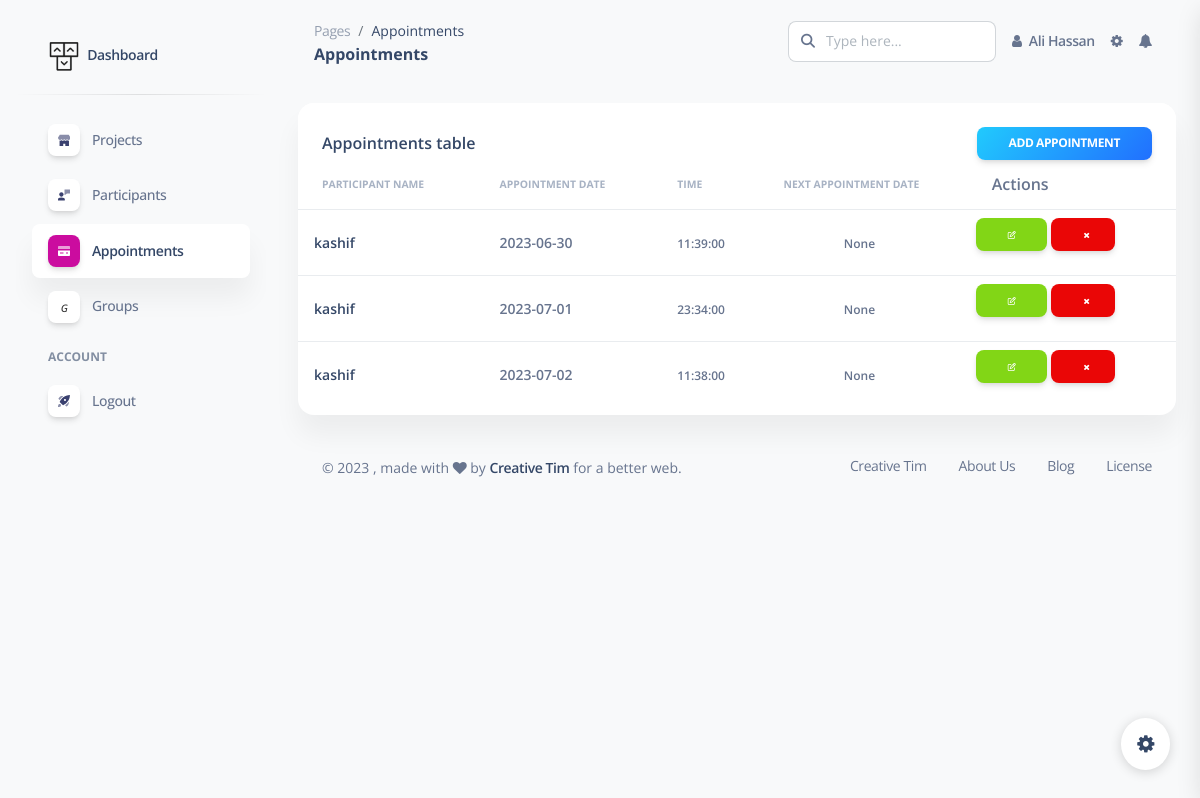
The page /appointments (signed in) on the database its author committed.
### models.py (models this page shows, shortened)
class User(db.Model):
    id = db.Column(db.Integer, primary_key=True)
    username = db.Column(db.String(50), unique=False, nullable=False)
    email = db.Column(db.String(100), unique=True, nullable=False)
    password = db.Column(db.String(100), nullable=False)
    created_at = db.Column(db.DateTime, default=datetime.utcnow)

class Appointment(db.Model):
    id = db.Column(db.Integer, primary_key=True)
    appointment_date = db.Column(db.Date, nullable=False)
    appointment_time = db.Column(db.Time, nullable=False)
    next_appointment_date = db.Column(db.DateTime, nullable=True)
    next_appointment_interval = db.Column(db.Integer, nullable=True)  # Number of days or months
    participant_id = db.Column(db.Integer, db.ForeignKey('participant.id'))
    participant = db.relationship('Participant', backref=db.backref('appointments', lazy=True))

class Participant(db.Model):
    id = db.Column(db.Integer, primary_key=True)
    name = db.Column(db.String(100), nullable=False)
    address = db.Column(db.String(200), nullable=True)
    phone = db.Column(db.String(15), nullable=True)
    email = db.Column(db.String(100), nullable=True)
    pid = db.Column(db.String(50), nullable=True)
    created_at = db.Column(db.DateTime, default=datetime.utcnow)
    project_id = db.Column(db.Integer, db.ForeignKey('project.id'))
    project = db.relationship('Project', backref=db.backref('participants', lazy=True))
    nk_name = db.Column(db.String(100), nullable=True)
    nk_address = db.Column(db.String(200), nullable=True)
    nk_phone = db.Column(db.String(15), nullable=True)
    nk_email = db.Column(db.String(100), nullable=True)

### app.py (the view)
@app.route("/appointments", methods=["POST", "GET"])
def appointments():
    if session["is_logged_in"] == True:
        email = session["email"]
        user = User.query.filter_by(email=email).first()
        projects = Project.query.filter_by(user=user)
        participants = Participant.query.join(Participant.project).filter(Project.user == user).all()
        appointments = []
        for project in user.assigned_projects:
            for participant in project.participants:
                appointments.extend(Appointment.query.filter_by(participant=participant).order_by(Appointment.appointment_date.asc()))
        return render_template("all_appointment.html", appointments=appointments, participants=participants,
                               page_title='Appointments', user=user)
    return redirect(url_for("index"))

### templates/all_appointment.html (shortened to what this page needs)
{% extends "base.html" %}
{% block main %}
    <div class="row">
        <div class="col-12">
            <div class="card mb-4">
                <div class="card-header pb-0">
                    <div class="d-flex justify-content-between align-items-center">
                        <h6 class="m-0">{{ page_title }} table </h6>
                        <a type="submit" class="btn btn-sm bg-gradient-info mb-0 addappiontment" data-toggle="modal"
                           data-target="#addappiontment"
                          >Add Appointment</a>
                    </div>
                </div>
                <div class="card-body px-0 pt-0 pb-2">
                    <div class="table-responsive p-0">
                        <table class="table align-items-center justify-content-center mb-0">
                            <thead>
                            <tr>
                                <th class="text-uppercase text-secondary text-xxs font-weight-bolder opacity-7">
                                    Participant Name
                                </th>
                                <th class="text-uppercase text-secondary text-xxs font-weight-bolder opacity-7 ps-2">
                                    Appointment Date
                                </th>
                                <th class="text-uppercase text-secondary text-xxs font-weight-bolder opacity-7 ps-2">
                                    Time
                                </th>
                                <th class="text-uppercase text-secondary text-xxs font-weight-bolder text-center opacity-7 ps-2">
                                    Next Appointment Date
                                </th>
                                <th>Actions</th>
                            </tr>
                            </thead>
                            <tbody>
                            {% for ap in appointments %}
                                <tr>
                                    <td>
                                        <div class="d-flex px-2">
                                            <div class="my-auto">
                                                <h6 class="mb-0 text-sm">{{ ap.participant.name }}</h6>
                                            </div>
                                        </div>
                                    </td>
                                    <td>
                                        <p class="text-sm font-weight-bold mb-0">{{ ap.appointment_date }}</p>
                                    </td>
                                    <td>
                                        <span class="text-xs font-weight-bold">{{ ap.appointment_time }}</span>
                                    </td>
                                    <td class="align-middle text-center">
                                        <span class="text-xs font-weight-bold">{{ ap.next_appointment_date }}</span>
                                    </td>
                                    <td class="align-middle">
                                        <a type="button" rel="tooltip" title="Edit Appointment"
                                           name1="{{ ap.participant.name }}"
                                           date="{{ ap.appointment_date }}" time="{{ ap.appointment_time }}"
                                           next_date="{{ ap.next_appointment_date }}"
                                           pid="{{ ap.participant.id }}"
                                           id="{{ ap.id }}"
                                           class="btn btn-sm  btn-success btn-simple editappiontment"
                                           data-toggle="modal"
                                           data-target="#editModal">
                                            <i class="fa fa-edit"></i>
                                        </a>
                                        <a href="{{ url_for('delete_appointment',id=ap.id ,pid=ap.participant.id) }}?admin=admin"
                                           rel="tooltip"
                                           title="Remove"
                                           class="btn btn-sm  btn-danger w-5 ">
                                            <i class="fa fa-times"></i>
                                        </a>
                                    </td>
                                </tr>
                            {% endfor %}
                            </tbody>
                        </table>
                    </div>
                </div>
            </div>
        </div>
    </div>
{% endblock %}

### templates/base.html (shortened to what this page needs)
<!DOCTYPE html>
<html lang="en">
<head>
    <link href="{{ url_for('static', filename='css/nucleo-icons.css') }}" rel="stylesheet"/>
    <link href="{{ url_for('static', filename='css/nucleo-svg.css') }}" rel="stylesheet"/>
    <link href="{{ url_for('static', filename='css/nucleo-svg.css') }}" rel="stylesheet"/>
    <link id="pagestyle" href="{{ url_for('static', filename='css/soft-ui-dashboard.css') }}" rel="stylesheet"/>
    <link rel="stylesheet" href="https://cdnjs.cloudflare.com/ajax/libs/font-awesome/4.7.0/css/font-awesome.min.css">
</head>
<body class="g-sidenav-show  bg-gray-100">
{% include 'sidebar.html' %}
<main class="main-content position-relative max-height-vh-100 h-100 mt-1 border-radius-lg ">
    <nav class="navbar navbar-main navbar-expand-lg px-0 mx-4 shadow-none border-radius-xl" id="navbarBlur"
         navbar-scroll="true">
        <div class="container-fluid py-1 px-3">
            <nav aria-label="breadcrumb">
                <ol class="breadcrumb bg-transparent mb-0 pb-0 pt-1 px-0 me-sm-6 me-5">
                    <li class="breadcrumb-item text-sm"><a class="opacity-5 text-dark" href="javascript:;">Pages</a>
                    </li>
                    <li class="breadcrumb-item text-sm text-dark active" aria-current="page">{{ page_title }}</li>
                </ol>
                <h6 class="font-weight-bolder mb-0">{{ page_title }}</h6>
            </nav>
            <div class="collapse navbar-collapse mt-sm-0 mt-2 me-md-0 me-sm-4" id="navbar">
                <div class="ms-md-auto pe-md-3 d-flex align-items-center">
                    <div class="input-group">
                            <span class="input-group-text text-body"><i class="fas fa-search"
                                                                        aria-hidden="true"></i></span>
                        <input type="text" class="form-control" placeholder="Type here...">
                    </div>
                </div>
                <ul class="navbar-nav  justify-content-end">
                    <li class="nav-item d-flex align-items-center">
                        <a href="javascript:;" class="nav-link text-body font-weight-bold px-0">
                            <i class="fa fa-user me-sm-1"></i>
                            <span class="d-sm-inline d-none">{{ user.username }}</span>
                        </a>
                    </li>
                    <li class="nav-item px-3 d-flex align-items-center">
                        <a href="javascript:;" class="nav-link text-body p-0">
                            <i class="fa fa-cog fixed-plugin-button-nav cursor-pointer"></i>
                        </a>
                    </li>
                    <li class="nav-item dropdown pe-2 d-flex align-items-center">
                        <a href="javascript:;" class="nav-link text-body p-0" id="dropdownMenuButton"
                           data-bs-toggle="dropdown" aria-expanded="false">
                            <i class="fa fa-bell cursor-pointer"></i>
                        </a>
                    </li>
                </ul>
            </div>
        </div>
    </nav>
    <div class="container-fluid py-4">
        {% block main %}
        {% endblock %}
        <footer class="footer pt-3  ">
            <div class="container-fluid">
                <div class="row align-items-center justify-content-lg-between">
                    <div class="col-lg-6 mb-lg-0 mb-4">
                        <div class="copyright text-center text-sm text-muted text-lg-start">
                            ©
                            ,
                            made with <i class="fa fa-heart"></i> by
                            <a href="https://www.creative-tim.com" class="font-weight-bold" target="_blank">Creative
                                Tim</a>
                            for a better web.
                        </div>
                    </div>
                    <div class="col-lg-6">
                        <ul class="nav nav-footer justify-content-center justify-content-lg-end">
                            <li class="nav-item">
                                <a href="https://www.creative-tim.com" class="nav-link text-muted" target="_blank">Creative
                                    Tim</a>
                            </li>
                            <li class="nav-item">
                                <a href="https://www.creative-tim.com/presentation" class="nav-link text-muted"
                                   target="_blank">About Us</a>
                            </li>
                            <li class="nav-item">
                                <a href="https://creative-tim.com/blog" class="nav-link text-muted"
                                   target="_blank">Blog</a>
                            </li>
                            <li class="nav-item">
                                <a href="https://www.creative-tim.com/license" class="nav-link pe-0 text-muted"
                                   target="_blank">License</a>
                            </li>
                        </ul>
                    </div>
                </div>
            </div>
        </footer>
    </div>
</main>
<div class="fixed-plugin">
    <a class="fixed-plugin-button text-dark position-fixed px-3 py-2">
        <i class="fa fa-cog py-2"> </i>
    </a>
</div>
</body>
</html>

### templates/sidebar.html (shortened to what this page needs)
<aside class="sidenav navbar navbar-vertical navbar-expand-xs border-0 border-radius-xl my-3 fixed-start ms-3 "
       id="sidenav-main">
    <div class="sidenav-header">
        <a class="navbar-brand m-0" href="/"
           target="_blank">
            <img src="{{ url_for('static', filename='img/logo-ct.png') }}" class="navbar-brand-img h-100"
                 alt="main_logo">
            <span class="ms-1 font-weight-bold">Dashboard</span>
        </a>
    </div>
    <hr class="horizontal dark mt-0">
    <div class="collapse navbar-collapse  w-auto  max-height-vh-100 h-100" id="sidenav-collapse-main">
        <ul class="navbar-nav">
            <li class="nav-item">
                <a class="nav-link  {% if page_title =='Projects' %} active {% endif %}" href="{{ url_for('index') }}">
                    <div class="icon icon-shape icon-sm shadow border-radius-md bg-white text-center me-2 d-flex align-items-center justify-content-center">
                    </div>
                    <span class="nav-link-text ms-1">Projects</span>
                </a>
            </li>
            <li class="nav-item">
                <a class="nav-link  {% if page_title =='Participants' %} active {% endif %}" href="/participants">
                    <div class="icon icon-shape icon-sm shadow border-radius-md bg-white text-center me-2 d-flex align-items-center justify-content-center">
                    </div>
                    <span class="nav-link-text ms-1">Participants</span>
                </a>
            </li>
            <li class="nav-item">
                <a class="nav-link  {% if page_title =='Appointments' %} active {% endif %}" href="/appointments">
                    <div class="icon icon-shape icon-sm shadow border-radius-md bg-white text-center me-2 d-flex align-items-center justify-content-center">
                    </div>
                    <span class="nav-link-text ms-1">Appointments</span>
                </a>
            </li>
            <li class="nav-item">
                <a class="nav-link  {% if page_title =='Groups' %} active {% endif %}" href="/groups">
                    <div class="icon icon-shape icon-sm shadow border-radius-md bg-white text-center me-2 d-flex align-items-center justify-content-center">
                       <i style="color: black">G</i>
                    </div>
                    <span class="nav-link-text ms-1">Groups</span>
                </a>
            </li>
            <li class="nav-item mt-3">
                <h6 class="ps-4 ms-2 text-uppercase text-xs font-weight-bolder opacity-6">Account</h6>
            </li>
            <li class="nav-item">
                <a class="nav-link  " href="/logout">
                    <div class="icon icon-shape icon-sm shadow border-radius-md bg-white text-center me-2 d-flex align-items-center justify-content-center">
                    </div>
                    <span class="nav-link-text ms-1">Logout</span>
                </a>
            </li>
        </ul>
    </div>
</aside>

### static/css/nucleo-svg.css (style rules this page uses)
.icon { display: inline-block; color: #111111; height: 1em; width: 1em; }
.icon-sm { height: 0.8em; width: 0.8em; }
.icon { fill: currentColor; stroke: none; }

### templates/base.html (style rules this page uses)
.dropdown { position: relative; display: inline-block; }

### rows shown on the page
User: username "Ali Hassan"
Appointment: participant.name "kashif", appointment_date "2023-06-30", appointment_time "11:39:00", next_appointment_date "None"
Appointment: participant.name "kashif", appointment_date "2023-07-01", appointment_time "23:34:00", next_appointment_date "None"
Appointment: participant.name "kashif", appointment_date "2023-07-02", appointment_time "11:38:00", next_appointment_date "None"

### other values the page prints
{{ page_title }} "Appointments"
